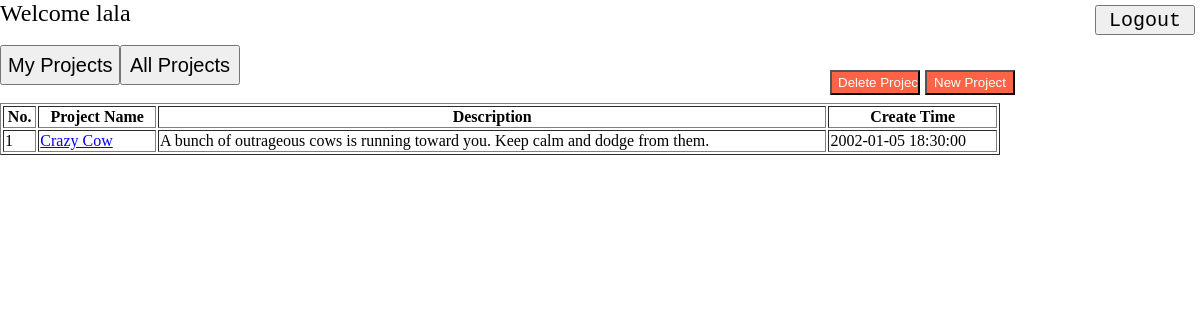
The app's page /index.php (signed in) with its own data.
### tables this page shows
CREATE TABLE project (
  pid int NOT NULL AUTO_INCREMENT,
  pname varchar(1000) DEFAULT NULL,
  pdescription text DEFAULT NULL,
  pcreatTime datetime NOT NULL,
  workflow_start int NOT NULL,
  workflow_end int NOT NULL,
  PRIMARY KEY (pid),
  KEY workflow_start (workflow_start),
  KEY workflow_end (workflow_end),
  CONSTRAINT project_ibfk_1 FOREIGN KEY (workflow_start) REFERENCES status (sid) ON DELETE CASCADE ON UPDATE CASCADE,  
  CONSTRAINT project_ibfk_2 FOREIGN KEY (workflow_end) REFERENCES status (sid) ON DELETE CASCADE ON UPDATE CASCADE
);

### index.php (the view, shortened to what this page needs)
<?php
	include("include.php");
	function showTable($name){
		global $mysqli;
		echo "<font size=4>";
		echo '<table width="1000" border="1">';
  		echo '<tr><th>No.</th><th>Project Name</th><th>Description</th><th>Create Time</th></tr>';
		if($name == "all") {
  			$result = $mysqli->query("select pid, pname, pdescription, pcreatTime from project");
  		}
  		else{
  			$result = $mysqli->query("select p.pid, p.pname, p.pdescription, p.pcreatTime from user u left outer join lead l on u.uid = l.adminid left outer join project p on l.pid = p.pid where u.username = '$name' ");
  		}
		$i = 1;
		while ($row = $result->fetch_row()){
			if($row[0] != ""){
				echo '<tr>';
				echo '<td>'.$i.'</td>';
				echo '<td><a href=issue.php?pid='.$row[0].'>'.$row[1].'</a></td>';
				echo '<td>'.$row[2].'</td>';
				echo '<td>'.$row[3].'</td>';
				$i++;
			}
		}
  		echo '</table>';
  		echo "</font>";
	}
	if(!isset($_SESSION["username"])) {
		if(isset($_SESSION["signup"]) && $_SESSION["signup"] == "success") {
            unset($_SESSION['signup']);
            echo '<body>';
            echo '<div style="text-align:center;background-color:#f1f1f1;font-family:monospace;height:100%;">';
            echo '<font color="black" size=20>';
			echo "Sign up success.<br>";
			echo 'Click <a href="index.php">here</a> to Login again.';
            echo '</font>';
            echo '</div>';
            echo '</body>';
		}
		else {
            if(isset($_SESSION["login"]) && $_SESSION["login"] == "fail"){
                unset($_SESSION['login']);
                echo '<script language="javascript">';
                echo 'alert("Your email or password is incorrect, please try again.")';
                echo '</script>';
            }
            else if(isset($_SESSION["signup"]) && $_SESSION["signup"] == "fail"){
                unset($_SESSION['signup']);
                if(isset($_SESSION["check_email"]) && $_SESSION["check_email"] == "fail"){
                    unset($_SESSION['check_email']);
                    echo '<script language="javascript">';
                    echo 'alert("Please enter a valid email!")';
                    echo '</script>';
                }
                if(isset($_SESSION["check_repwd"]) && $_SESSION["check_repwd"] == "fail"){
                    unset($_SESSION['check_repwd']);
                    echo '<script language="javascript">';
                    echo 'alert("The passwords you entered do not match.")';
                    echo '</script>';
                }
                if(isset($_SESSION["check_pwd"]) && $_SESSION["check_pwd"] == "fail"){
                    unset($_SESSION['check_pwd']);
                    echo '<script language="javascript">';
                    echo 'alert("Use 6 or more characters for your password!")';
                    echo '</script>';
                }
                if(isset($_SESSION["exist_email"]) && $_SESSION["exist_email"] == "fail"){
                    unset($_SESSION['exist_email']);
                    echo '<script language="javascript">';
                    echo 'alert("That email already exists.")';
                    echo '</script>';
                }
                if(isset($_SESSION["exist_username"]) && $_SESSION["exist_username"] == "fail"){
                    unset($_SESSION['exist_username']);
                    echo '<script language="javascript">';
                    echo 'alert("That username already exists.")';
                    echo '</script>';
                }
            }
            echo '<body>';
            echo '<div style="text-align:left;background-color:rgb(0, 0, 255, 0.7);font-family:monospace;padding:30px;">';
            echo '<table align="right">';
			echo '<font color="white" size=20>DB-project</font>';
            echo '<form method="post" action="login.php">';
            echo '<tr><td><font color="white" size=5>Email:</font></td> <td><font color="white" size=5>Password:</font></td></tr>';
            echo '<tr><td><input type="text" name="email" size="40" required="required"/></td>';
            echo '<td><input type="password" name="password" size="40" required="required"/></td>';
            echo '<td><input type="submit" name="login" value="Login" id="btn_login"/></td></tr>';
            echo '</form>';
            echo '</table>';
            echo '</div>';
            echo '<div style="text-align:center;background-color:#f1f1f1;font-family:monospace;height:100%;">';
            echo '<table align="center" id="sign_up">';
            echo '<tr><td><font color="black" size=20>Sign Up</font></td></tr>';
            echo '<form method="post" action="register.php">';
            echo '<tr><td><font color="black" size=5>Email:</font></td><td><input type="text" name="email" size="40" required="required"/></td></tr>';
            echo '<tr><td><font color="black" size=5>Username:</font></td><td><input type="text" name="username" size="40" required="required"/></td></tr>';
            echo '<tr><td><font color="black" size=5>Password:</font></td><td><input type="password" name="password" placeholder="Use 6 or more characters" size="40" required="required"/></td></tr>';
            echo '<tr><td><font color="black" size=5>Confirm Password:</font></td><td><input type="password" name="repassword" placeholder="Use 6 or more characters" size="40" required="required"/></td></tr>';
            echo '<tr><td><input type="submit" name="signup" value="Register" id="btn_signup"/></td></tr>';
            echo '</form>';
            echo '</table>';
            echo '</div>';
            echo '</body>';
		}
	}
	else {
  		echo '<input type="button" value="Logout" onclick="location.href=\'logout.php\'" style="position:absolute;right:5px;top:5px;width:100px;height:30px;font-size:20px;font-family:monospace;" >';
		$uid = htmlspecialchars($_SESSION["uid"], ENT_QUOTES);
		$username = htmlspecialchars($_SESSION["username"], ENT_QUOTES);
        echo '<font size=5>Welcome '.$username.'</font><br><br>';
        echo "<font size=4>";
        echo '<form method="POST">';
        echo '<input type="submit" value="My Projects" name="mypro" style="width:120px;height:40px;font-size:20px;">';
        echo '<input type="submit" value="All Projects" name="allpro" style="width:120px;height:40px;font-size:20px;">';
        echo '<input type="button" value="New Project" onclick="location.href=\'newProject.php\'"  style="position:absolute;left:925px;top:70px;width:90px;height:25px;background-color:#FF6347;color:#F5FFFA;">';
        echo '<input type="submit" value="Delete Project" name="delpro" style="position:absolute;left:830px;top:70px;width:90px;height:25px;background-color:#FF6347;color:#F5FFFA;">';
        echo '</form>';
  		echo "</font>";
  		if(isset($_POST["create"])){
			$pname = $_SESSION["pname"];
			$pdescription = $_SESSION["pdescription"];
			if($pname == ""){
				$pname = "New project";
			}
			$leaduid = $_SESSION['userid'];
            $status = $_SESSION['status'];
            $sid = array();
            foreach ($status as $sname) {
            	$stmt = $mysqli->prepare("insert into status (sname) values (?)");
                $stmt->bind_param("s", $sname);
	    		$stmt->execute();
                array_push($sid, $mysqli->insert_id);
            }
            $workflow_start = $sid[0];
            $workflow_end = $sid[count($sid)-1];
			foreach ($status as $sname) {
                $i = array_search($sname, $status);
                $currentStatus = $sid[$i];
                $sname = preg_replace('/\s/', '', $sname);
            	$cbox = $_POST["{$sname}"];
                if(count($cbox) != 0){
                    foreach ($cbox as $key) {
                        $possibleStatus = $sid[$key];
                        $stmt = $mysqli->prepare("insert into legalTransition (currentStatus, possibleStatus) values (?, ?) ");
	                    $stmt->bind_param("ii", $currentStatus, $possibleStatus);
			    		$stmt->execute();
                    }
                }
                echo "<br>";
            }
		    $stmt = $mysqli->prepare("insert into project (pname, pdescription, pcreatTime, workflow_start, workflow_end) values (?, ?, NOW(), ?, ?)");
		    $stmt->bind_param("ssii", $pname, $pdescription, $workflow_start, $workflow_end);
		    $stmt->execute();
            $pid = $mysqli->insert_id;
			$stmt = $mysqli->prepare("insert into lead (adminid, pid) values (?, ?)");
            $stmt->bind_param("ii", $uid, $pid);
            $stmt->execute();
            if(count($leaduid) != 0){
                foreach ($leaduid as $id) {
                    $stmt = $mysqli->prepare("insert into lead (adminid, pid) values (?, ?)");
                    $stmt->bind_param("ii", $id, $pid);
		    		$stmt->execute();
                }
            }
  			echo '<script language="javascript">';
  			echo 'alert("Project is created successfully!")';
  			echo '</script>';
  			showTable($username);
  		}
  		else if(isset($_POST["delpro"])){
  			deleteProject($uid, $username);
  		}
		else if(isset($_POST["allpro"])){
  			showTable("all");
  		}
  		else {
  			showTable($username);
  		}
	}
?>
<!DOCTYPE html>
<html>
<head>
</head>
</html>

### records on screen
project: pname "Crazy Cow", pdescription "A bunch of outrageous cows is running toward you. Keep calm and dodge from them.", pcreatTime "2002-01-05 18:30:00"

### other values on screen
$username "lala"
